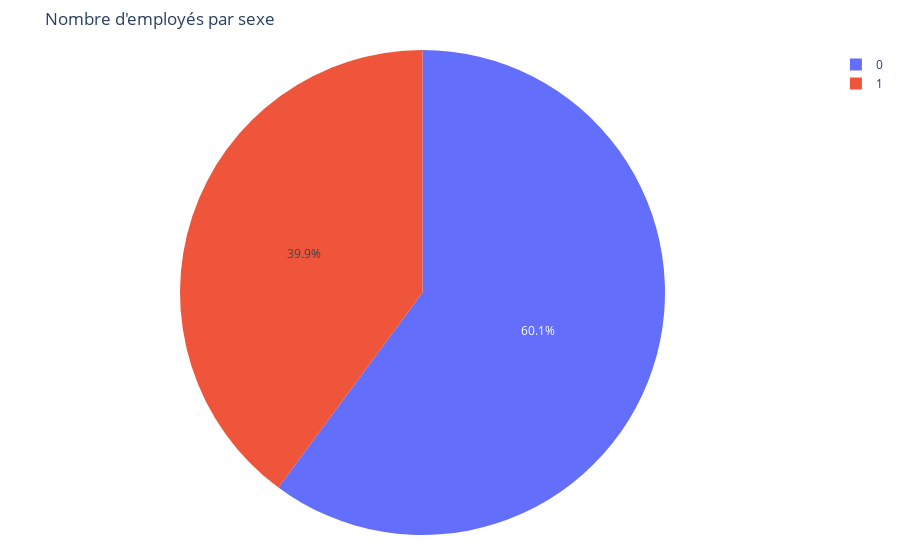
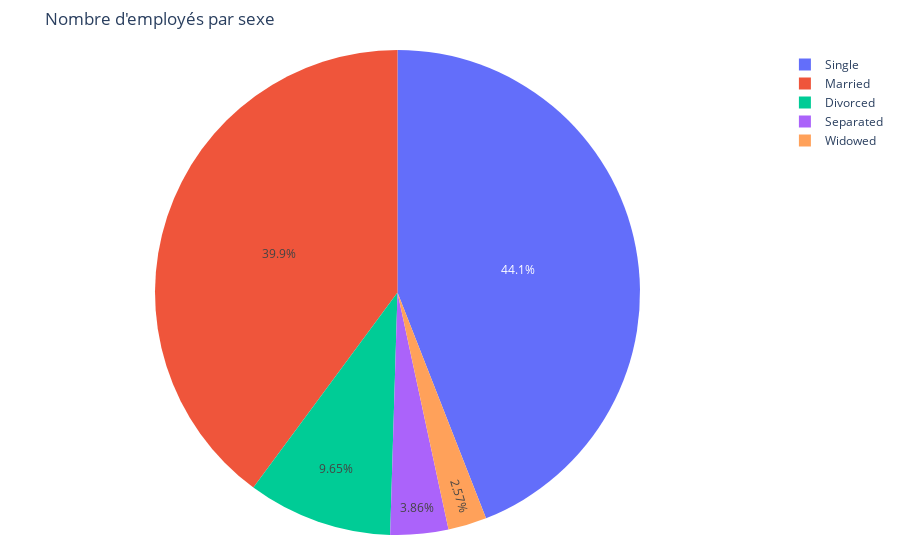

The notebook cell saved with these charts, in order:
### Markdown cell above
## Emp par MarriedStatus

### Code cell
# Married Status general
emp_married_general = pd.DataFrame(df.groupby('MarriedID')['EmpID'].count().reset_index())
fig = px.pie(emp_married_general, names='MarriedID', values='EmpID', title="Nombre d'employés par sexe")
fig.update_layout(margin=dict(t=50, l=25, r=25, b=25))
fig.show()

# Married Status en detail
emp_married_detail = pd.DataFrame(df.groupby('MaritalDesc')['EmpID'].count().reset_index())
fig = px.pie(emp_married_detail, names='MaritalDesc', values='EmpID', title="Nombre d'employés par sexe")
fig.update_layout(margin=dict(t=50, l=25, r=25, b=25))
fig.show()

### Figure 1 — Plotly figure (JSON) as saved in the notebook; plotly's stock layout.template omitted (floating-point values rounded to 4 significant figures)
{"data": [{"domain": {"x": [0, 1], "y": [0, 1]}, "hovertemplate": "MarriedID=%{label}<br>EmpID=%{value}<extra></extra>", "labels": [0, 1], "legendgroup": "", "name": "", "showlegend": true, "type": "pie", "values": [187, 124]}], "layout": {"legend": {"tracegroupgap": 0}, "margin": {"b": 25, "l": 25, "r": 25, "t": 50}, "title": {"text": "Nombre d'employés par sexe"}}}

### Figure 2 — Plotly figure (JSON) as saved in the notebook; plotly's stock layout.template omitted (floating-point values rounded to 4 significant figures)
{"data": [{"domain": {"x": [0, 1], "y": [0, 1]}, "hovertemplate": "MaritalDesc=%{label}<br>EmpID=%{value}<extra></extra>", "labels": ["Divorced", "Married", "Separated", "Single", "Widowed"], "legendgroup": "", "name": "", "showlegend": true, "type": "pie", "values": [30, 124, 12, 137, 8]}], "layout": {"legend": {"tracegroupgap": 0}, "margin": {"b": 25, "l": 25, "r": 25, "t": 50}, "title": {"text": "Nombre d'employés par sexe"}}}
